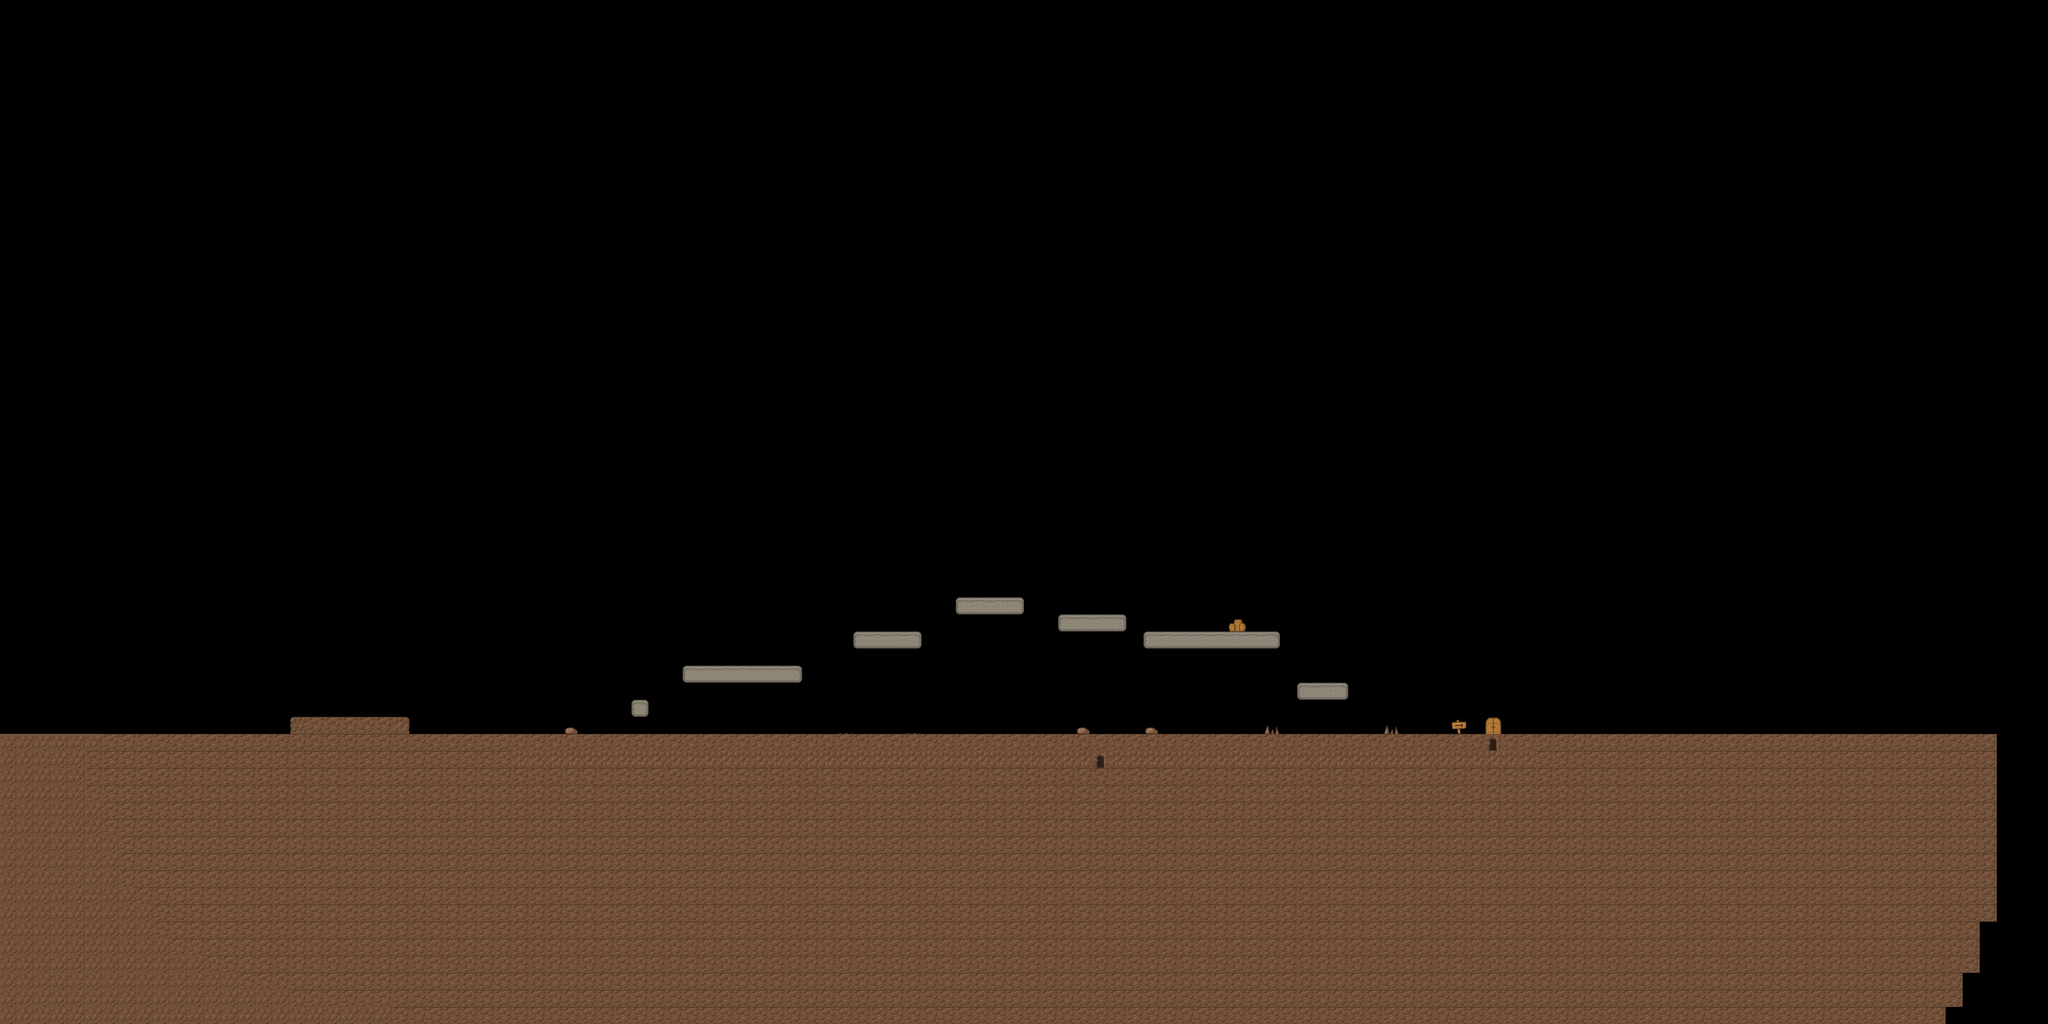

Below is a game level as drawn by its tile map, then a one-line description and the .tmx that defines it (tile-layer data replaced by summaries):
An orthogonal 120x60 tile map with 32x32 px tiles, 1 tile layer (Слой тайлов 1) and 30 objects (12x coin, 10x solid, 3x enemy, 3x e_solid, player, ...).

<map version="1.0" orientation="orthogonal" renderorder="right-down" width="120" height="60" tilewidth="32" tileheight="32" nextobjectid="36">
 <tileset firstgid="1" name="platform" tilewidth="32" tileheight="32" tilecount="144" columns="12">
  <image source="platform.png" width="384" height="384" />
  <terraintypes>
   <terrain name="Новый участок" tile="17" />
  </terraintypes>
 </tileset>
 <layer name="Слой тайлов 1" width="120" height="60">
  <data>[7200 cells, 2027 non-empty, 17 distinct tile ids]</data>
 </layer>
 <objectgroup name="Слой объектов 1">
  <object id="1" name="solid" x="1602" y="1183" width="125" height="32" />
  <object id="2" name="solid" x="1793.5" y="1118" width="125" height="32" />
  <object id="5" name="solid" x="1984.5" y="1153" width="125" height="32" />
  <object id="6" name="solid" x="2143.5" y="1183" width="254.5" height="32" />
  <object id="7" name="solid" x="2431.5" y="1280" width="94.5" height="32" />
  <object id="8" name="solid" x="1279.5" y="1246" width="224.5" height="32" />
  <object id="9" name="solid" x="1183.5" y="1310" width="31.5" height="32" />
  <object id="10" name="solid" x="960.5" y="1376" width="1920.5" height="32" />
  <object id="11" name="solid" x="959.5" y="765" width="32.5" height="610" />
  <object id="12" name="solid" x="2846.75" y="766" width="32.5" height="610" />
  <object id="13" name="enemy" x="2651" y="1289" width="40" height="50" />
  <object id="14" name="enemy" x="1836" y="1287" width="40" height="50" />
  <object id="15" name="enemy" x="2177" y="1091" width="40" height="50" />
  <object id="16" name="player" x="1048" y="1310" width="40" height="50" />
  <object id="17" name="coin" x="1402" y="1181" width="32" height="32" />
  <object id="19" name="coin" x="1439" y="1181" width="32" height="32" />
  <object id="20" name="coin" x="1321" y="1179" width="32" height="32" />
  <object id="21" name="coin" x="1361" y="1180" width="32" height="32" />
  <object id="22" name="coin" x="1604" y="1118" width="32" height="32" />
  <object id="23" name="coin" x="1664" y="1119" width="32" height="32" />
  <object id="24" name="coin" x="1728" y="1055" width="32" height="32" />
  <object id="25" name="coin" x="2268" y="1125" width="32" height="32" />
  <object id="26" name="coin" x="2334" y="1121" width="32" height="32" />
  <object id="27" name="coin" x="2400" y="1118" width="32" height="32" />
  <object id="28" name="coin" x="2459" y="1113" width="32" height="32" />
  <object id="29" name="coin" x="2527" y="1113" width="32" height="32" />
  <object id="30" name="exit" x="2786" y="1341" width="29" height="34" />
  <object id="32" name="e_solid" x="2128" y="1131" width="13" height="53" />
  <object id="34" name="e_solid" x="2397.83" y="1129.17" width="13" height="53" />
  <object id="35" name="e_solid" x="2251.5" y="1322.17" width="13" height="53" />
 </objectgroup>
</map>
